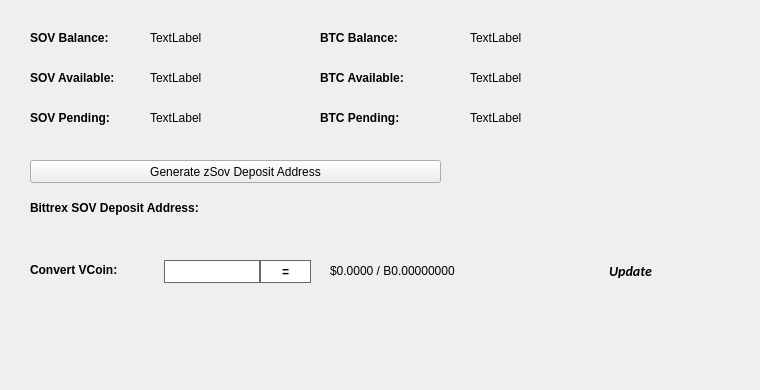
   <widget class="QWidget" name="BalanceTab">
    <attribute name="title">
     <string>Balance</string>
    </attribute>
    <widget class="QLabel" name="BitcoinBalanceLabel">
     <property name="geometry">
      <rect>
       <x>470</x>
       <y>30</y>
       <width>150</width>
       <height>16</height>
      </rect>
     </property>
     <property name="text">
      <string>TextLabel</string>
     </property>
    </widget>
    <widget class="QLabel" name="SOVBalanceLabel">
     <property name="geometry">
      <rect>
       <x>150</x>
       <y>30</y>
       <width>150</width>
       <height>16</height>
      </rect>
     </property>
     <property name="text">
      <string>TextLabel</string>
     </property>
    </widget>
    <widget class="QLabel" name="label_11">
     <property name="geometry">
      <rect>
       <x>30</x>
       <y>30</y>
       <width>101</width>
       <height>16</height>
      </rect>
     </property>
     <property name="font">
      <font>
       <weight>75</weight>
       <bold>true</bold>
      </font>
     </property>
     <property name="text">
      <string>SOV Balance:</string>
     </property>
    </widget>
    <widget class="QLabel" name="label_12">
     <property name="geometry">
      <rect>
       <x>320</x>
       <y>30</y>
       <width>101</width>
       <height>16</height>
      </rect>
     </property>
     <property name="font">
      <font>
       <weight>75</weight>
       <bold>true</bold>
      </font>
     </property>
     <property name="text">
      <string>BTC Balance:</string>
     </property>
    </widget>
    <widget class="QLabel" name="SOVAvailableLabel_2">
     <property name="geometry">
      <rect>
       <x>150</x>
       <y>70</y>
       <width>150</width>
       <height>16</height>
      </rect>
     </property>
     <property name="text">
      <string>TextLabel</string>
     </property>
    </widget>
    <widget class="QLabel" name="label_13">
     <property name="geometry">
      <rect>
       <x>30</x>
       <y>70</y>
       <width>111</width>
       <height>16</height>
      </rect>
     </property>
     <property name="font">
      <font>
       <weight>75</weight>
       <bold>true</bold>
      </font>
     </property>
     <property name="text">
      <string>SOV Available:</string>
     </property>
    </widget>
    <widget class="QLabel" name="label_14">
     <property name="geometry">
      <rect>
       <x>30</x>
       <y>110</y>
       <width>101</width>
       <height>16</height>
      </rect>
     </property>
     <property name="font">
      <font>
       <weight>75</weight>
       <bold>true</bold>
      </font>
     </property>
     <property name="text">
      <string>SOV Pending:</string>
     </property>
    </widget>
    <widget class="QLabel" name="SOVPendingLabel">
     <property name="geometry">
      <rect>
       <x>150</x>
       <y>110</y>
       <width>150</width>
       <height>16</height>
      </rect>
     </property>
     <property name="text">
      <string>TextLabel</string>
     </property>
    </widget>
    <widget class="QLabel" name="label_15">
     <property name="geometry">
      <rect>
       <x>320</x>
       <y>70</y>
       <width>111</width>
       <height>16</height>
      </rect>
     </property>
     <property name="font">
      <font>
       <weight>75</weight>
       <bold>true</bold>
      </font>
     </property>
     <property name="text">
      <string>BTC Available:</string>
     </property>
    </widget>
    <widget class="QLabel" name="BitcoinAvailableLabel">
     <property name="geometry">
      <rect>
       <x>470</x>
       <y>70</y>
       <width>150</width>
       <height>16</height>
      </rect>
     </property>
     <property name="text">
      <string>TextLabel</string>
     </property>
    </widget>
    <widget class="QLabel" name="label_31">
     <property name="geometry">
      <rect>
       <x>320</x>
       <y>110</y>
       <width>111</width>
       <height>16</height>
      </rect>
     </property>
     <property name="font">
      <font>
       <weight>75</weight>
       <bold>true</bold>
      </font>
     </property>
     <property name="text">
      <string>BTC Pending:</string>
     </property>
    </widget>
    <widget class="QLabel" name="BitcoinPendingLabel">
     <property name="geometry">
      <rect>
       <x>470</x>
       <y>110</y>
       <width>150</width>
       <height>16</height>
      </rect>
     </property>
     <property name="text">
      <string>TextLabel</string>
     </property>
    </widget>
    <widget class="QLabel" name="label_33">
     <property name="geometry">
      <rect>
       <x>30</x>
       <y>200</y>
       <width>221</width>
       <height>16</height>
      </rect>
     </property>
     <property name="font">
      <font>
       <weight>75</weight>
       <bold>true</bold>
      </font>
     </property>
     <property name="text">
      <string>Bittrex SOV Deposit Address:</string>
     </property>
    </widget>
    <widget class="QPushButton" name="GenDepositBTN">
     <property name="geometry">
      <rect>
       <x>30</x>
       <y>160</y>
       <width>411</width>
       <height>23</height>
      </rect>
     </property>
     <property name="text">
      <string>Generate zSov Deposit Address</string>
     </property>
     <property name="icon">
      <iconset resource="../zsov.qrc">
       <normaloff>:/icons/bitcoin</normaloff>:/icons/bitcoin</iconset>
     </property>
    </widget>
    <widget class="QLabel" name="DepositAddressLabel">
     <property name="geometry">
      <rect>
       <x>200</x>
       <y>200</y>
       <width>261</width>
       <height>16</height>
      </rect>
     </property>
     <property name="palette">
      <palette>
       <active>
        <colorrole role="WindowText">
         <brush brushstyle="SolidPattern">
          <color alpha="255">
           <red>0</red>
           <green>0</green>
           <blue>0</blue>
          </color>
         </brush>
        </colorrole>
        <colorrole role="Text">
         <brush brushstyle="SolidPattern">
          <color alpha="255">
           <red>0</red>
           <green>0</green>
           <blue>255</blue>
          </color>
         </brush>
        </colorrole>
       </active>
       <inactive>
        <colorrole role="WindowText">
         <brush brushstyle="SolidPattern">
          <color alpha="255">
           <red>0</red>
           <green>0</green>
           <blue>0</blue>
          </color>
         </brush>
        </colorrole>
        <colorrole role="Text">
         <brush brushstyle="SolidPattern">
          <color alpha="255">
           <red>0</red>
           <green>0</green>
           <blue>255</blue>
          </color>
         </brush>
        </colorrole>
       </inactive>
       <disabled>
        <colorrole role="WindowText">
         <brush brushstyle="SolidPattern">
          <color alpha="255">
           <red>120</red>
           <green>120</green>
           <blue>120</blue>
          </color>
         </brush>
        </colorrole>
        <colorrole role="Text">
         <brush brushstyle="SolidPattern">
          <color alpha="255">
           <red>120</red>
           <green>120</green>
           <blue>120</blue>
          </color>
         </brush>
        </colorrole>
       </disabled>
      </palette>
     </property>
     <property name="font">
      <font>
       <weight>75</weight>
       <bold>true</bold>
      </font>
     </property>
     <property name="text">
      <string/>
     </property>
     <property name="alignment">
      <set>Qt::AlignRight|Qt::AlignTrailing|Qt::AlignVCenter</set>
     </property>
     <property name="textInteractionFlags">
      <set>Qt::LinksAccessibleByMouse|Qt::TextSelectableByKeyboard|Qt::TextSelectableByMouse</set>
     </property>
    </widget>
    <widget class="QLabel" name="label_8">
     <property name="geometry">
      <rect>
       <x>460</x>
       <y>300</y>
       <width>281</width>
       <height>81</height>
      </rect>
     </property>
     <property name="text">
      <string/>
     </property>
     <property name="pixmap">
      <pixmap>:/images/bittrex</pixmap>
     </property>
    </widget>
    <widget class="QWidget" name="widgetConversion" native="true">
     <property name="geometry">
      <rect>
       <x>0</x>
       <y>250</y>
       <width>751</width>
       <height>43</height>
      </rect>
     </property>
     <property name="minimumSize">
      <size>
       <width>0</width>
       <height>43</height>
      </size>
     </property>
     <property name="styleSheet">
      <string notr="true"/>
     </property>
     <widget class="QPushButton" name="btnUpdateMarketData">
      <property name="geometry">
       <rect>
        <x>575</x>
        <y>0</y>
        <width>111</width>
        <height>41</height>
       </rect>
      </property>
      <property name="sizePolicy">
       <sizepolicy hsizetype="Expanding" vsizetype="Expanding">
        <horstretch>0</horstretch>
        <verstretch>0</verstretch>
       </sizepolicy>
      </property>
      <property name="font">
       <font>
        <family>calibri</family>
        <pointsize>-1</pointsize>
        <weight>75</weight>
        <italic>true</italic>
        <bold>true</bold>
       </font>
      </property>
      <property name="styleSheet">
       <string notr="true">margin:0px;text-align:center;padding:2px;border-radius:3px;font-style:italic;width:100px;font-size:14px;font-family:calibri;font-weight:600;</string>
      </property>
      <property name="text">
       <string>Update</string>
      </property>
      <property name="iconSize">
       <size>
        <width>150</width>
        <height>35</height>
       </size>
      </property>
      <property name="autoDefault">
       <bool>true</bool>
      </property>
      <property name="default">
       <bool>true</bool>
      </property>
     </widget>
     <widget class="QLabel" name="lblConvertVCoin">
      <property name="geometry">
       <rect>
        <x>30</x>
        <y>10</y>
        <width>131</width>
        <height>20</height>
       </rect>
      </property>
      <property name="styleSheet">
       <string notr="true"/>
      </property>
      <property name="text">
       <string>&lt;html&gt;&lt;head/&gt;&lt;body&gt;&lt;p&gt;&lt;span style=&quot; font-weight:600;&quot;&gt;Convert VCoin:&lt;/span&gt;&lt;/p&gt;&lt;/body&gt;&lt;/html&gt;</string>
      </property>
     </widget>
     <widget class="QLineEdit" name="txtConvertVCoinQty">
      <property name="geometry">
       <rect>
        <x>160</x>
        <y>10</y>
        <width>100</width>
        <height>23</height>
       </rect>
      </property>
      <property name="minimumSize">
       <size>
        <width>100</width>
        <height>23</height>
       </size>
      </property>
      <property name="maximumSize">
       <size>
        <width>100</width>
        <height>16777215</height>
       </size>
      </property>
      <property name="styleSheet">
       <string notr="true">border: 1px solid #61696c;margin-left:4px;</string>
      </property>
     </widget>
     <widget class="QPushButton" name="btnConvertzSov">
      <property name="geometry">
       <rect>
        <x>260</x>
        <y>10</y>
        <width>51</width>
        <height>23</height>
       </rect>
      </property>
      <property name="minimumSize">
       <size>
        <width>0</width>
        <height>23</height>
       </size>
      </property>
      <property name="styleSheet">
       <string notr="true">border:1px solid #61696c;background:white;font-weight:600;</string>
      </property>
      <property name="text">
       <string>=</string>
      </property>
     </widget>
     <widget class="QLabel" name="lblConvertVCoinResults">
      <property name="geometry">
       <rect>
        <x>330</x>
        <y>0</y>
        <width>201</width>
        <height>41</height>
       </rect>
      </property>
      <property name="styleSheet">
       <string notr="true"/>
      </property>
      <property name="text">
       <string>$0.0000 / B0.00000000</string>
      </property>
     </widget>
     <widget class="QLabel" name="iconOverviewUpdateWait">
      <property name="geometry">
       <rect>
        <x>670</x>
        <y>10</y>
        <width>24</width>
        <height>24</height>
       </rect>
      </property>
      <property name="text">
       <string/>
      </property>
      <property name="pixmap">
       <pixmap resource="../zsov.qrc">:/icons/transaction_1</pixmap>
      </property>
      <property name="scaledContents">
       <bool>true</bool>
      </property>
      <property name="alignment">
       <set>Qt::AlignCenter</set>
      </property>
     </widget>
    </widget>
   </widget>
